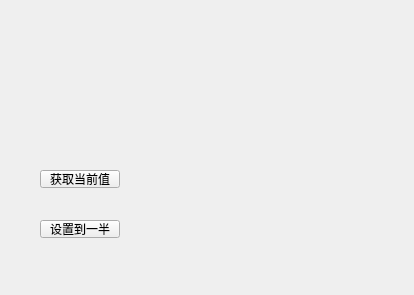
<?xml version="1.0" encoding="UTF-8"?>
<ui version="4.0">
 <class>Widget</class>
 <widget class="QWidget" name="Widget">
  <property name="geometry">
   <rect>
    <x>0</x>
    <y>0</y>
    <width>414</width>
    <height>295</height>
   </rect>
  </property>
  <property name="windowTitle">
   <string>Widget</string>
  </property>
  <widget class="SmallWidget" name="widget" native="true">
   <property name="geometry">
    <rect>
     <x>30</x>
     <y>30</y>
     <width>231</width>
     <height>51</height>
    </rect>
   </property>
  </widget>
  <widget class="SmallWidget" name="widget_2" native="true">
   <property name="geometry">
    <rect>
     <x>30</x>
     <y>90</y>
     <width>211</width>
     <height>51</height>
    </rect>
   </property>
  </widget>
  <widget class="QPushButton" name="btn_get">
   <property name="geometry">
    <rect>
     <x>40</x>
     <y>170</y>
     <width>80</width>
     <height>18</height>
    </rect>
   </property>
   <property name="text">
    <string>获取当前值</string>
   </property>
  </widget>
  <widget class="QPushButton" name="btn_set">
   <property name="geometry">
    <rect>
     <x>40</x>
     <y>220</y>
     <width>80</width>
     <height>18</height>
    </rect>
   </property>
   <property name="text">
    <string>设置到一半</string>
   </property>
  </widget>
 </widget>
 <customwidgets>
  <customwidget>
   <class>SmallWidget</class>
   <extends>QWidget</extends>
   <header location="global">smallwidget.h</header>
   <container>1</container>
  </customwidget>
 </customwidgets>
 <resources/>
 <connections/>
</ui>
